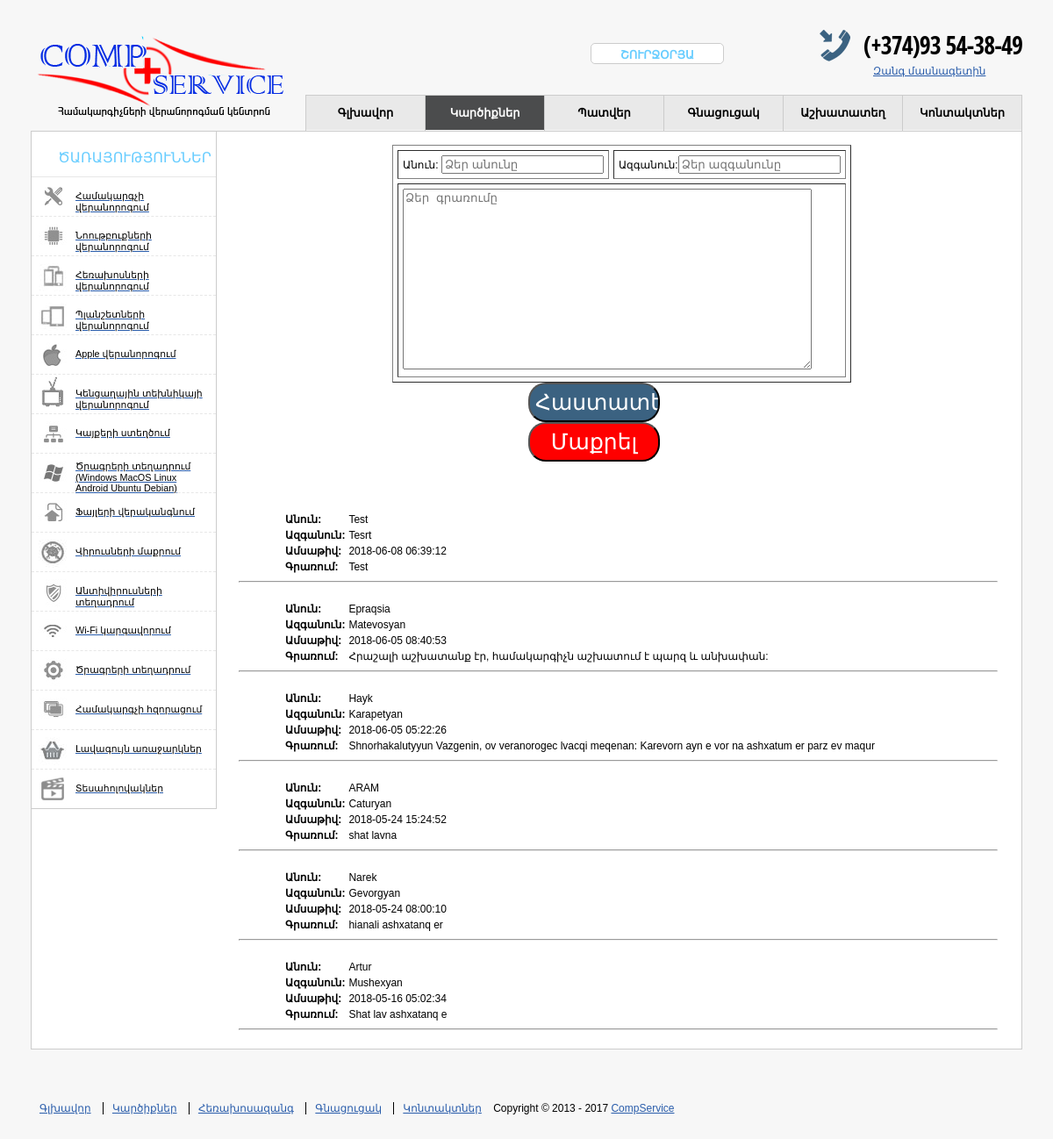
The page /comment.php on the database its author committed.
### tables this page shows
CREATE TABLE IF NOT EXISTS `comm` (
  `ID` int(11) NOT NULL AUTO_INCREMENT,
  `Anun` text NOT NULL,
  `Azganun` text NOT NULL,
  `Comment` text NOT NULL,
  `Date` timestamp NOT NULL DEFAULT CURRENT_TIMESTAMP,
  `Blok` set('Show','Hide','NotSelect') NOT NULL DEFAULT 'NotSelect',
  PRIMARY KEY (`ID`)
);

### comment.php (the view, shortened to what this page needs)
<!DOCTYPE html>
<html>
<head>
<link rel="stylesheet" href="style.css" type="text/css"/>
</head>
<body>
<div id="wraper">
﻿<div id="header">
<div class="logo"><a href="index.php"><img src="img/logo.png"/></a></div>
<div class="contacts">
<div class="phone"><span itemprop="telephone" class="number">(+374)93 54-38-49</span></div><BR>
<div style="margin-left:130px;"><a href="courier.php">Զանգ մասնագետին</a></div>
</div>
<div class="schedule">Շուրջօրյա</div>
<div class="topmenu">
<ul>
<li class="top-menu"><a href="index.php">Գլխավոր</a></li>
<li class="top-menu topmenua"><a href="comment.php">Կարծիքներ</a></li>
<li class="top-menu"><a href="order.php">Պատվեր</a></li>
<li class="top-menu"><a href="price.php">Գնացուցակ</a></li>
<li class="top-menu"><a href="work.php">Աշխատատեղ</a></li>
<li class="top-menu"><a href="contact.php">Կոնտակտներ</a></li>
</ul></div>
</div>
<div id="main">
﻿<div id="left"><div class="block"><p>Ծառայություններ</p>
<div class="menu"><ul>
<li class="e1"><a href="comp.php"><span>Համակարգչի վերանորոգում</span></a></li>
<li class="e2"><a href="noteb.php"><span>Նոութբուքների վերանորոգում</span></a></li>
<li class="e21"><a href="phone.php"><span>Հեռախոսների վերանորոգում</span></a></li>
<li class="e22"><a href="tablet.php"><span>Պլանշետների վերանորոգում</span></a></li>
<li class="e7"><a href="apple.php"><span>Apple վերանորոգում</span></a></li>
<li class="e24"><a href="electronics.php"><span>Կենցաղային տեխնիկայի վերանորոգում</span></a></li>
<li class="e12"><a href="site.php"><span>Կայքերի ստեղծում</span></a></li>
<li class="e6"><a href="windows.php"><div>Ծրագրերի տեղադրում (Windows MacOS Linux Android Ubuntu Debian)</div></a></li>
<li class="e14"><a href="recover.php"><span>Ֆայլերի վերականգնում</span></a></li>
<li class="e15"><a href="virus.php"><span>Վիրուսների մաքրում</span></a></li>
<li class="e8"><a href="antivirus.php"><span>Անտիվիրուսների տեղադրում</span></a></li>
<li class="e13"><a href="wifi.php"><span>Wi-Fi կարգավորում</span></a></li>
<li class="e5"><a href="soft.php"><span>Ծրագրերի տեղադրում</span></a></li>
<li class="e9"><a href="none.php"><span>Համակարգչի հզորացում</span></a></li>
<li class="e16"><a href="none.php"><span>Լավագույն առաջարկներ</span></a></li>
<li class="e23"><a href="video.php"><span>Տեսահոլովակներ</span></a></li>
</ul></div></div></div><div id="content">
<form action="insert.php" method = "POST"><Table border = "1" cellspacing = "5" cellpadding = "5" style = "margin-left:175px;">
<tr>
<td>Անուն:   <input type="text" name="anun" class="inputname" id="name" maxlength="24" required oninvalid="setCustomValidity('Պարտադիր լրացում!!')" oninput="setCustomValidity('')" placeholder="Ձեր անունը"></td>
<td>Ազգանուն:<input type="text" name="azg" class="srname" id="srname" maxlength="200" required oninvalid="setCustomValidity('Պարտադիր լրացում!!')" oninput="setCustomValidity('')"placeholder="Ձեր ազգանունը"></td>
</tr>
<tr>
<td colspan = "2"><textarea class="com" name="comment" id="comment" maxlength="500" style = "width:460px; height:200px;" placeholder="Ձեր գրառումը" required oninvalid="setCustomValidity('Պարտադիր լրացում!!')" oninput="setCustomValidity('')"></textarea></td>
</tr>
</table>
<input type="submit" name="s" id="my_button" value="Հաստատել">
<input type="reset" name="s" id="my_button2" value="Մաքրել">
</form>
<br>
<br>
<br>
			<?php
$servername = "localhost";
$username = "root";
$password = "";
$dbname = "diplom";
$conn = mysqli_connect($servername, $username, $password, $dbname);
mysqli_set_charset($conn, 'utf8');
$sql = "SELECT ID, Anun, Azganun, Comment, Date, Blok FROM comm ORDER BY ID DESC";
$result = mysqli_query($conn, $sql);
$Blok = "Show";
if (mysqli_num_rows($result) > 0){
	    while($row = mysqli_fetch_assoc($result)) {
		if ($row["Blok"] === $Blok)
	{
			echo "<table  bgcolor = 'white' style = 'border-color:#336600; margin-left:50px; text-align:center;' >";
    echo "<tr align = 'left'>"."<td style = 'color:black'><b>" . "Անուն:" . "</b></td>" ."<td>" . $row["Anun"] . "</td></tr>" ;
    echo "<tr align = 'left'>"."<td style = 'color:black'><b>" . "Ազգանուն:" . "</b></td>" ."<td>" . $row["Azganun"] . "</td></tr>" ;
    echo "<tr align = 'left'>"."<td style = 'color:black'><b>" . "Ամսաթիվ:" . "</b></td>" ."<td>" . $row["Date"] . "</td></tr>" ;
    echo "<tr align = 'left'>"."<td style = 'color:black'><b>" . "Գրառում:" . "</b></td>" ."<td>" . $row["Comment"] . "</td></tr><br>" ;
		echo "</table><hr>"; }
									}
} else {
    echo "0 results";
}
?>
</div></div>
﻿<div id="footer">
﻿<div id="footer">
<div class="line">
<ul class="bott">
<li><a href="index.php">Գլխավոր</a></li>
<li><a href="comment.php">Կարծիքներ</a></li>
<li><a href="#">Հեռախոսազանգ</a></li>
<li><a href="#">Գնացուցակ</a></li>
<li><a href="contact.php">Կոնտակտներ</a></li>
Copyright © 2013 - 2017 <a itemprop="url" href="#" title="CompService">CompService</a>
</ul>
</div>
</div>
</div>
</body></html>

### style.css (style rules this page uses)
#my_button { width:150px; height:45px; border-radius:20px; background-color:#3b6281; text-decoration:none; color:white; font-size:25px; outline:none; margin-left: 330px; }
#my_button2 { width:150px; height:45px; border-radius:20px; background-color:#ff0000; text-decoration:none; color:white; font-size:25px; outline:none; margin-left: 330px; }
html,body { background:#f7f7f7;margin:0px;padding:0px;width:100%;height:100%; }
body { font-size:12px;color:#000;font-family:Tahoma, Verdana, Geneva, sans-serif; }
p { text-align:justify; }
a { color:#2a5dab;text-decoration:underline; }
#wraper { min-width:1130px;max-width:1130px;width:100%;margin:auto; }
#header { position:relative;padding-bottom:0px;padding-top:20px;height:115px; }
#header .logo { float:left; }
#header .contacts { width:300px;float:right;margin-right:0px;margin-top:0px; }
#header .phone { overflow:hidden;float:right;background:url('img/phone.png') no-repeat;padding-left:50px;padding-top:4px;height:36px; }
#header .schedule { position:relative;font-family:'Open Sans Condensed', 'Trebuchet MS', Arial, Helvetica, sans-serif;color:#68cdff;font-size:13px;line-height:16px;padding:4px 15px 2px 15px;border:1px solid #ccc;-webkit-border-radius:5px;-moz-border-radius:5px;-o-border-radius:5px;border-radius:5px;text-transform:uppercase;font-weight:bold;white-space:nowrap;text-align:center;background:#fff;margin-top:15px;margin-right:40px;width:120px;float:right; }
#header .number { display:block;color:#000000;font-weight:bold;font-size:28px;line-height:24px;letter-spacing:-1px;margin-top:1px;font-family:'Open Sans Condensed', 'Trebuchet MS', Arial, Helvetica, sans-serif; }
#header .topmenu { position:absolute;bottom:0;right:0;width:817px; }
#header .topmenu ul { list-style:none;height:40px;margin:0;padding:0; }
#header .topmenu li { float:left;width:135px;height:40px;text-align:center;border-right:1px solid #ccc;border-top:1px solid #ccc; }
#header .topmenu li:first-child { border-left:1px solid #ccc; }
#header .topmenu li a { font-weight:bold;font-size:13px;text-decoration:none;display:block;padding:12px 0 12px; }
#main { overflow:hidden;background:#fff;border:1px solid #ccc; }
#left { float:left;width:210px;border-right:1px solid #ccc;border-bottom:1px solid #ccc; }
#left .block { width:100%;display:block;background:#fff; }
#left p { font-weight:normal;font-size:12pt;color:#68cdff;text-transform:uppercase;margin:20px 0 12px 30px; }
#left .menu { overflow:hidden;padding-left:0px;padding-right:0px; }
#left .menu ul { padding-left:0px;margin:0px; }
#left .menu ul li { display:block;list-style-type:none;border-bottom:1px dashed #e7e7e7; }
#left .menu ul li:first-child { border-top:1px solid #e7e7e7; }
#left .menu ul li:last-child { border-bottom:0px; }
#left .menu ul li a { display:block;height:44px; }
#left .menu ul li a span { display:block;padding:15px 10px 0 50px;color:#000000;font-size:0.9em; }
#left .menu ul li a div { display:block;padding:8px 10px 0 50px;color:#000000;font-size:0.9em; }
#left .e1 a { background:url('res/e1.png') no-repeat; }
#left .e2 a { background:url('res/e6.jpg') no-repeat; }
#left .e5 a { background:url('res/e3.jpg') no-repeat; }
#left .e6 a { background:url('res/e4.jpg') no-repeat; }
#left .e7 a { background:url('res/e13.jpg') no-repeat; }
#left .e8 a { background:url('res/e5.jpg') no-repeat; }
#left .e9 a { background:url('res/e7.jpg') no-repeat; }
#left .e12 a { background:url('res/e10.jpg') no-repeat; }
#left .e13 a { background:url('res/e11.jpg') no-repeat; }
#left .e14 a { background:url('res/e12.jpg') no-repeat; }
#left .e15 a { background:url('res/e15.jpg') no-repeat; }
#left .e16 a { background:url('res/e14.jpg') no-repeat; }
#left .e21 a { background:url('res/e21.jpg') no-repeat; }
#left .e22 a { background:url('res/e22.jpg') no-repeat; }
#left .e23 a { background:url('res/e23.jpg') no-repeat; }
#left .e24 a { background:url('res/e24.jpg') no-repeat; }
#content { float:left;width:865px;padding:15px 25px; }
#footer { padding-top:10px;padding-bottom:10px;clear:both; }
#footer .bott { padding-left:0; }
#footer .bott li { border-left:1px solid black;display:inline;margin:0;padding:0 10px 0 10px; }
#footer .bott li:first-child { border-left-width:0;margin-left:0; }
img { border:0px; }
.top-menu a { background:#e9e9e9;color:black; }
.topmenua a { background:#4b4c4d;color:#fff; }

### rows shown on the page
comm: Anun "Test", Azganun "Tesrt", Date "2018-06-08 06:39:12", Comment "Test"
comm: Anun "Epraqsia", Azganun "Matevosyan", Date "2018-06-05 08:40:53", Comment "Հրաշալի աշխատանք էր, համակարգիչն աշխատում է պարզ և անխափան:"
comm: Anun "Hayk", Azganun "Karapetyan", Date "2018-06-05 05:22:26", Comment "Shnorhakalutyyun Vazgenin, ov veranorogec lvacqi meqenan: Karevorn ayn e vor na ashxatum er parz ev maqur"
comm: Anun "ARAM", Azganun "Caturyan", Date "2018-05-24 15:24:52", Comment "shat lavna"
comm: Anun "Narek", Azganun "Gevorgyan", Date "2018-05-24 08:00:10", Comment "hianali ashxatanq er"
comm: Anun "Artur", Azganun "Mushexyan", Date "2018-05-16 05:02:34", Comment "Shat lav ashxatanq e"
